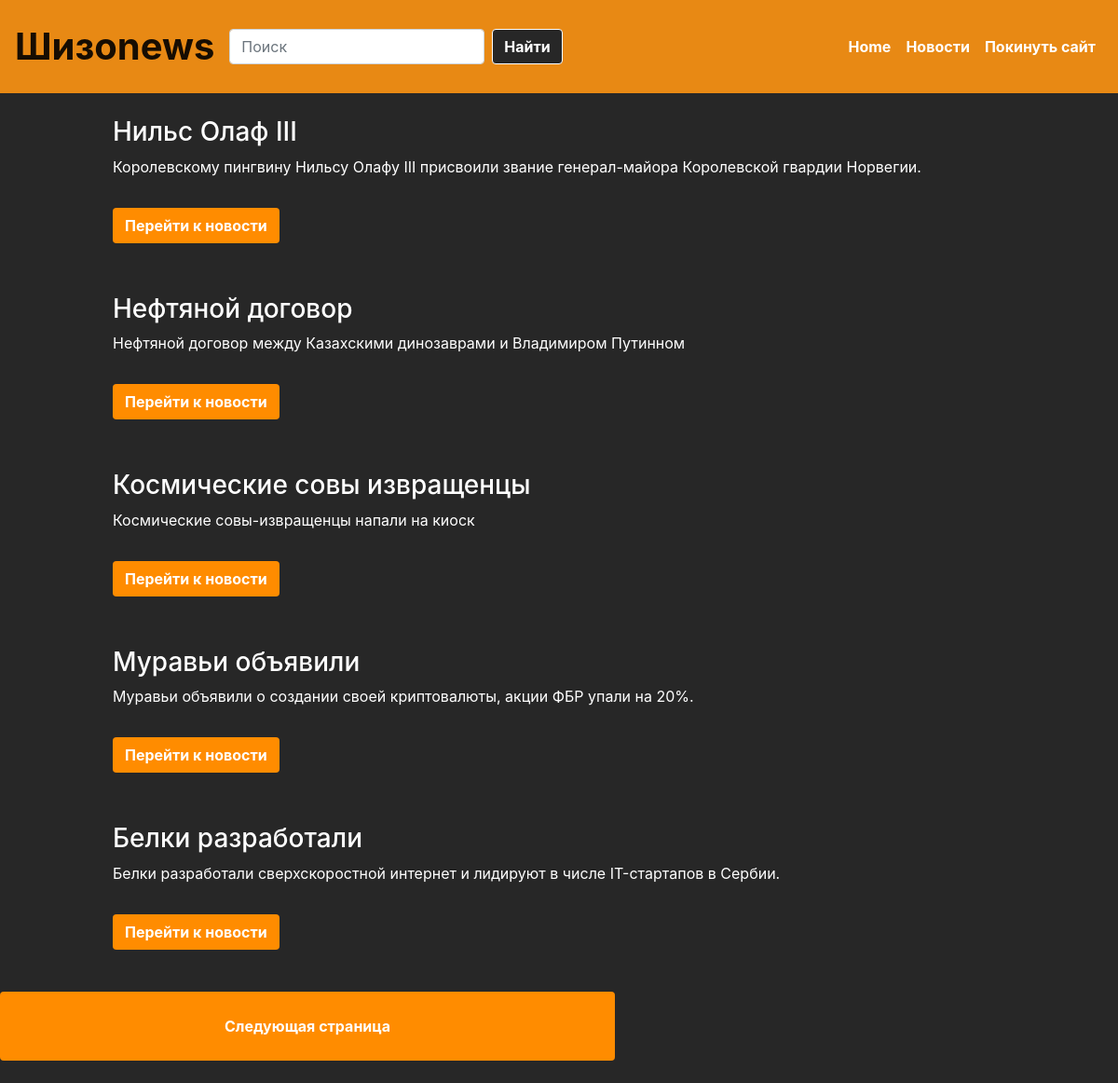
Before: /news/ with the older database file.
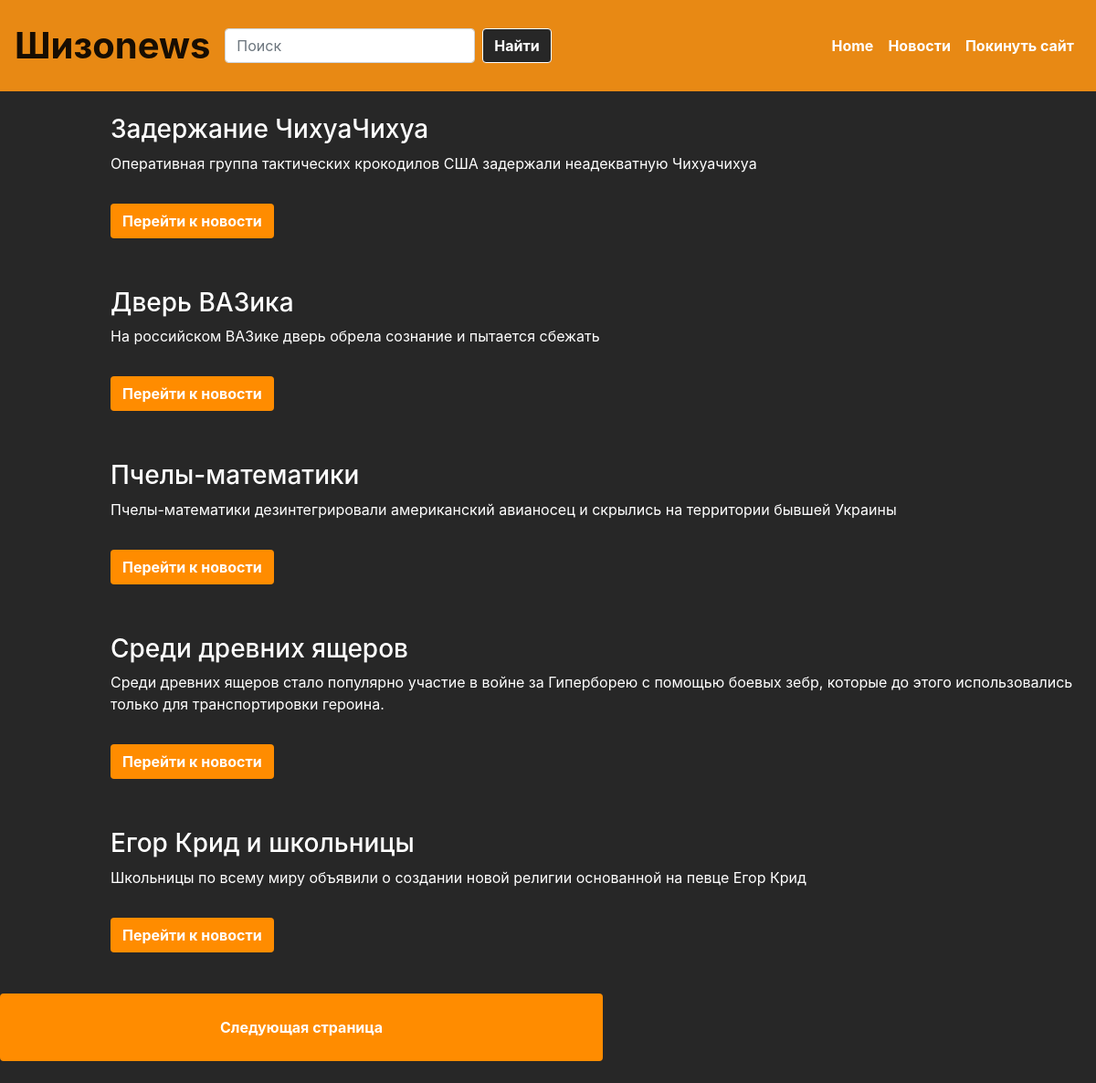
After: the same page with the newer database file.
### news/models.py (models this page shows, shortened)
class Articles(models.Model):
    title = models.CharField("Название", max_length=50)
    anons = models.CharField("Анонс", max_length=250)
    full_text = models.TextField('Статья')
    date = models.DateTimeField('Дата публикации')
    class Meta:
        verbose_name = 'Новость'
        verbose_name_plural = "Новости"

### news/views.py (the view)
# urls.py: path('news/', include('news.urls'))
def news(request):
    news_list = Articles.objects.all().order_by('-date')
    paginator = Paginator(news_list, 5)
    page_number = request.GET.get('page')
    page_obj = paginator.get_page(page_number)
    return render(request, 'news/news.html', {'page_obj': page_obj})

### news/templates/news/news.html (shortened to what this page needs)
{% extends 'main/sample.html' %}
{% load static%}
{% block content %}
    {% if page_obj %}
        {% for el in page_obj %}
            <div class='alert'>
               <h3>{{ el.title}}</h3>
               <p>{{el.anons}}</p>
               <div>
                  <button class="btn mt-3" style="background-color: darkorange; color: white;" onclick="location.href='{% url 'news-detail' el.id %}';">Перейти к новости</button>
               </div>
            </div>
        {% endfor %}
        {% if page_obj.has_next %}
          <button class="btn mt-3" style="background-color: darkorange; color: white; padding-left: 20%;padding-right: 20%;padding-top: 2%;padding-bottom: 2%;" onclick="location.href='?page={{ page_obj.next_page_number }}';">Следующая страница</button>
        {% endif %}
        {% else %}
            <p>Новостей пока нет:(</p>
    {% endif %}
<br><br>
{% endblock %}

Changed rows visible on the page:
no longer on this page (row unchanged): Articles: title "Нильс Олаф III", anons "Королевскому пингвину Нильсу Олафу III присвоили звание генерал-майора Королевской гвардии Норвегии."
no longer on this page (row unchanged): Articles: title "Нефтяной договор", anons "Нефтяной договор между Казахскими динозаврами и Владимиром Путинном"
no longer on this page (row unchanged): Articles: title "Космические совы извращенцы", anons "Космические совы-извращенцы напали на киоск"
no longer on this page (row unchanged): Articles: title "Муравьи объявили", anons "Муравьи объявили о создании своей криптовалюты, акции ФБР упали на 20%."
no longer on this page (row unchanged): Articles: title "Белки разработали", anons "Белки разработали сверхскоростной интернет и лидируют в числе IT-стартапов в Сербии."
added Articles: title "Задержание ЧихуаЧихуа", anons "Оперативная группа тактических крокодилов США задержали неадекватную Чихуачихуа"
added Articles: title "Дверь ВАЗика", anons "На российском ВАЗике дверь обрела сознание и пытается сбежать"
added Articles: title "Пчелы-математики", anons "Пчелы-математики дезинтегрировали американский авианосец и скрылись на территории бывшей Украины"
added Articles: title "Среди древних ящеров", anons "Среди древних ящеров стало популярно участие в войне за Гиперборею с помощью боевых зебр, которые до этого использовались только для транспортировки героина."
added Articles: title "Егор Крид и школьницы", anons "Школьницы по всему миру объявили о создании новой религии основанной на певце Егор Крид"
